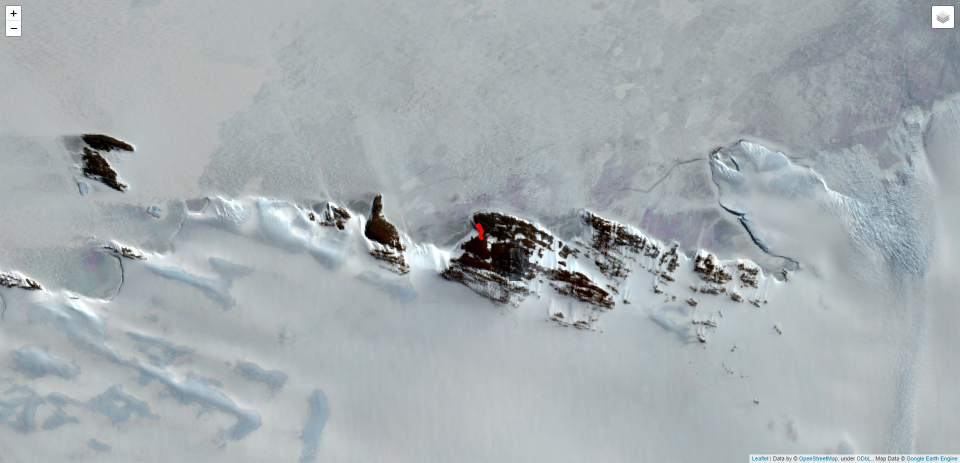
#> input picture alasheyevgt.png, 1920 x 925 px (shown at 1/2 size); its folder holds 4 pictures in this run; the run also reads 1 picture not shown here
$ jupyter execute --allow-errors 'UNET Model.ipynb'   (shell and % lines are left out)
#> lines starting #> are read from the running program, lines starting #| are printed output that depends on the picture; after the words box and inside, x2 and y2 are one past the last pixel; in counts of white or black regions, pixels touching at a corner belong together
# TASK 3

Write code for UNET model

[cell 1]
import numpy as np
import os
import skimage.io as io
import skimage.transform as trans
import numpy as np
from keras.models import *
from keras.layers import *
from keras.optimizers import *
from keras.callbacks import ModelCheckpoint, LearningRateScheduler
from keras import backend as keras


def unet(pretrained_weights = None,input_size = (256,256,1)):
    inputs = Input(input_size)
    conv1 = Conv2D(64, 3, activation = 'relu', padding = 'same', kernel_initializer = 'he_normal')(inputs)
    conv1 = Conv2D(64, 3, activation = 'relu', padding = 'same', kernel_initializer = 'he_normal')(conv1)
    pool1 = MaxPooling2D(pool_size=(2, 2))(conv1)
    conv2 = Conv2D(128, 3, activation = 'relu', padding = 'same', kernel_initializer = 'he_normal')(pool1)
    conv2 = Conv2D(128, 3, activation = 'relu', padding = 'same', kernel_initializer = 'he_normal')(conv2)
    pool2 = MaxPooling2D(pool_size=(2, 2))(conv2)
    conv3 = Conv2D(256, 3, activation = 'relu', padding = 'same', kernel_initializer = 'he_normal')(pool2)
    conv3 = Conv2D(256, 3, activation = 'relu', padding = 'same', kernel_initializer = 'he_normal')(conv3)
    pool3 = MaxPooling2D(pool_size=(2, 2))(conv3)
    conv4 = Conv2D(512, 3, activation = 'relu', padding = 'same', kernel_initializer = 'he_normal')(pool3)
    conv4 = Conv2D(512, 3, activation = 'relu', padding = 'same', kernel_initializer = 'he_normal')(conv4)
    drop4 = Dropout(0.5)(conv4)
    pool4 = MaxPooling2D(pool_size=(2, 2))(drop4)

    conv5 = Conv2D(1024, 3, activation = 'relu', padding = 'same', kernel_initializer = 'he_normal')(pool4)
    conv5 = Conv2D(1024, 3, activation = 'relu', padding = 'same', kernel_initializer = 'he_normal')(conv5)
    drop5 = Dropout(0.5)(conv5)

    up6 = Conv2D(512, 2, activation = 'relu', padding = 'same', kernel_initializer = 'he_normal')(UpSampling2D(size = (2,2))(drop5))
    merge6 = concatenate([drop4,up6], axis = 3)
    conv6 = Conv2D(512, 3, activation = 'relu', padding = 'same', kernel_initializer = 'he_normal')(merge6)
    conv6 = Conv2D(512, 3, activation = 'relu', padding = 'same', kernel_initializer = 'he_normal')(conv6)

    up7 = Conv2D(256, 2, activation = 'relu', padding = 'same', kernel_initializer = 'he_normal')(UpSampling2D(size = (2,2))(conv6))
    merge7 = concatenate([conv3,up7], axis = 3)
    conv7 = Conv2D(256, 3, activation = 'relu', padding = 'same', kernel_initializer = 'he_normal')(merge7)
    conv7 = Conv2D(256, 3, activation = 'relu', padding = 'same', kernel_initializer = 'he_normal')(conv7)

    up8 = Conv2D(128, 2, activation = 'relu', padding = 'same', kernel_initializer = 'he_normal')(UpSampling2D(size = (2,2))(conv7))
    merge8 = concatenate([conv2,up8], axis = 3)
    conv8 = Conv2D(128, 3, activation = 'relu', padding = 'same', kernel_initializer = 'he_normal')(merge8)
    conv8 = Conv2D(128, 3, activation = 'relu', padding = 'same', kernel_initializer = 'he_normal')(conv8)

    up9 = Conv2D(64, 2, activation = 'relu', padding = 'same', kernel_initializer = 'he_normal')(UpSampling2D(size = (2,2))(conv8))
    merge9 = concatenate([conv1,up9], axis = 3)
    conv9 = Conv2D(64, 3, activation = 'relu', padding = 'same', kernel_initializer = 'he_normal')(merge9)
    conv9 = Conv2D(64, 3, activation = 'relu', padding = 'same', kernel_initializer = 'he_normal')(conv9)
    conv9 = Conv2D(2, 3, activation = 'relu', padding = 'same', kernel_initializer = 'he_normal')(conv9)
    conv10 = Conv2D(1, 1, activation = 'sigmoid')(conv9)

    model = Model(input = inputs, output = conv10)

    model.compile(optimizer = Adam(lr = 1e-4), loss = 'binary_crossentropy', metrics = ['accuracy'])

    #model.summary()

    if(pretrained_weights):
    	model.load_weights(pretrained_weights)

    return model

#> (a cell that did not finish here is left out)

[cell 3]
import os
import glob
path = '*.png'
files=glob.glob(path)
print(files)
X,Y = [],[]
for f in files:
    if f.endswith('gt.png'):
        X.append(f)
    if f.endswith('oi.png'):
        Y.append(f)
print(X)
print(Y)
len(X), len(Y)

[cell 4]
import cv2

[cell 5]
import matplotlib.pyplot as plt

[cell 6]
from matplotlib.colors import NoNorm
plt.figure(figsize=(20,10))
#> (the rest of this cell did not finish here and is left out)

#> (a cell that did not finish here is left out)

[cell 8]
# lower mask (0-10)
lower_red = np.array([0,50,50])
upper_red = np.array([10,255,255])
#> (the rest of this cell did not finish here and is left out)

[cell 9]
x = [ cv2.imread(name,cv2.IMREAD_UNCHANGED) for name in X ]
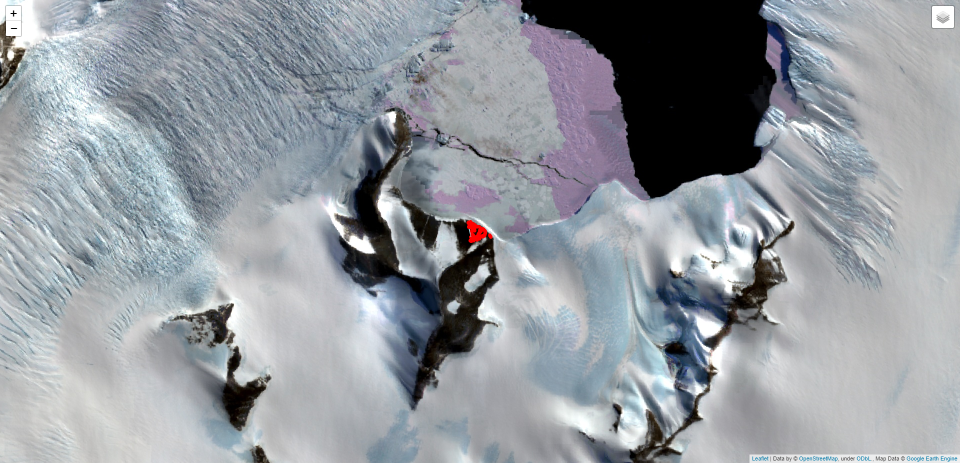
#> input picture arthursongt.png, 1920 x 925 px (shown at 1/2 size)
#> x = 2 items
# cv2.imread(X)
y = [ cv2.imread(name,cv2.IMREAD_UNCHANGED) for name in Y ]
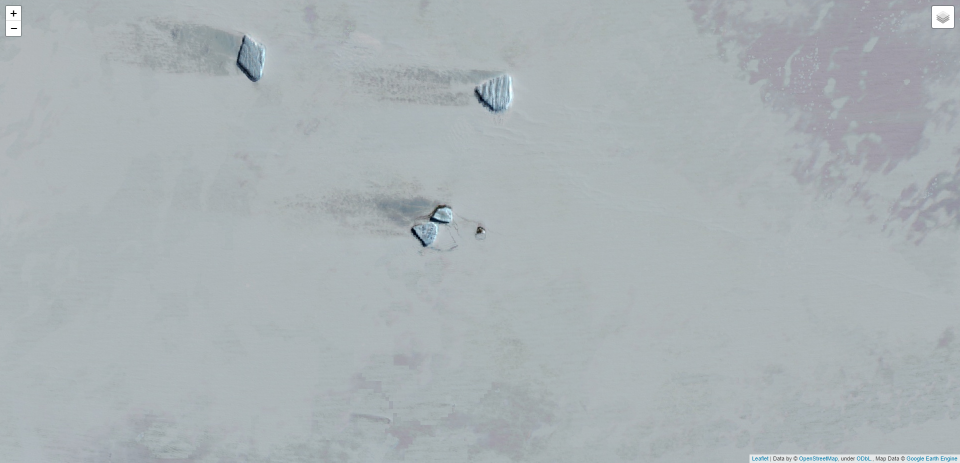
#> input picture adamsoi.png, 1920 x 925 px (shown at 1/2 size)
#> y = 2 items

x = [ cv2.cvtColor(name,cv2.COLOR_BGR2RGB) for name in x ]
# cv2.imread(X)
y = [ cv2.cvtColor(name,cv2.COLOR_BGR2RGB) for name in y ]

y1 = []
for name in y:
    temp1 = cv2.cvtColor(name,cv2.COLOR_RGB2HSV)
    # lower mask (0-10)
    lower_red = np.array([0,50,50])
    upper_red = np.array([10,255,255])
    mask0 = cv2.inRange(temp1, lower_red, upper_red)

    # upper mask (170-180)
    lower_red = np.array([170,50,50])
    upper_red = np.array([180,255,255])
    mask1 = cv2.inRange(temp1, lower_red, upper_red)

    # join my masks
    mask = mask0+mask1

    output_img = name.copy()
    output_img[np.where(mask==0)] = 0

#     name = output_img
    y1.append(output_img)
#> this loop made 2 passes
#> (lower_red, upper_red) on passes 1 to 2: ([170, 50, 50], [180, 255, 255]), ([170, 50, 50], [180, 255, 255])
#> pass 1, `mask0 = cv2.inRange(temp1, lower_red, upper_red)`:
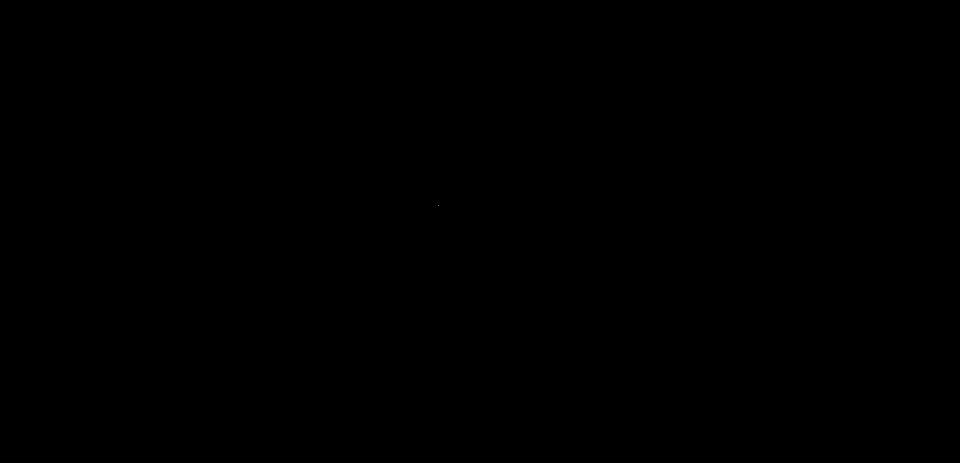
#> mask0: shape (925, 1920) (shown at 1/2 size); 0% white in thin lines or dots, all inside (x1, y1, x2, y2) = (876, 411, 877, 412)
#> after the loop: temp1: shape (925, 1920, 3); mean H, S, V 95.9, 19.8, 176.8
#> after the loop, y1 = 2 items

x = [ cv2.resize(name,(256,256)) for name in x]
y = [ cv2.resize(name,(256,256)) for name in y1]

x = [ cv2.cvtColor(name, cv2.COLOR_BGR2GRAY) for name in x ]
y = [ cv2.cvtColor(name, cv2.COLOR_BGR2GRAY) for name in y ]

x = [ np.expand_dims(name,axis=-1) for name in x]
y = [ np.expand_dims(name,axis=-1) for name in y]

[cell 10]
y[0].shape
#> Out = (256, 256, 1)

[cell 11]
test_length = 5
x_train = x[:-5]
#> x_train = []
y_train = y[:-5]
#> y_train = []

x_test = x[-5:]
#> x_test = 2 items
y_test = y[-5:]
#> y_test = 2 items

[cell 12]
len(x), len(y), len(x_train),len(y_train), len(x_test), len(y_test),
#> Out = (2, 2, 0, 0, 2, 2)

[cell 13]
from sklearn.model_selection import KFold
kf = KFold(n_splits=4)
#> (the rest of this cell did not finish here and is left out)

[cell 14]
plt.figure(figsize=(20,20))
#> (the rest of this cell did not finish here and is left out)

[cell 15]
plt.figure(figsize=(20,20))
#> (the rest of this cell did not finish here and is left out)

#> (a cell that did not finish here is left out)

[cell 17]
x[0].shape
#> Out = (256, 256, 1)

[cell 18]
resized = cv2.resize(x[0], (256,256), interpolation = cv2.INTER_AREA)
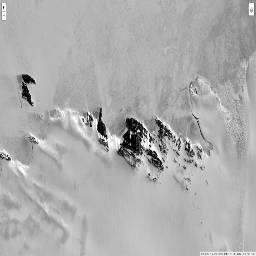
#> resized: shape (256, 256); min 0, max 255, mean 173

[cell 19]
resized.shape
#> Out = (256, 256)

#> (a cell that did not finish here is left out)

[cell 21]
check = x[0][:, :, 0]
check.shape
#> Out = (256, 256)

[cell 22]
check2 = np.expand_dims(check, axis=-1)
check2.shape
#> Out = (256, 256, 1)
